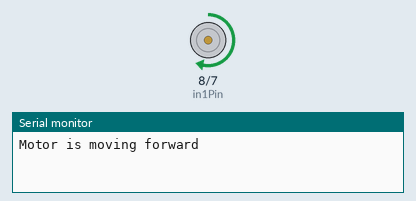
Bench run of a sketch on a simulated Arduino Uno, built with avr-gcc and run on an emulated ATmega328P. Parts: motor-driver pin pairs drawn as motors (green arrow = first pin HIGH = forward, orange = second pin HIGH = backward, longer = more drive, scaled by the enable pin), the last lines printed to the serial monitor.

Above: at 0.5 s.
At 1.5 s:
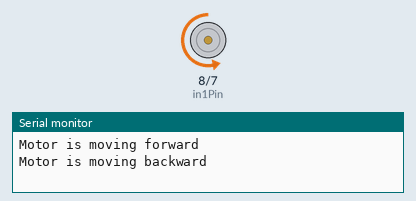
At 5.5 s:
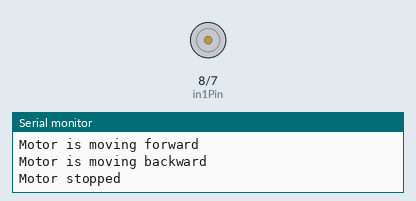
Timing chart, 0 to 6.9 s (numbered marks = the images above):
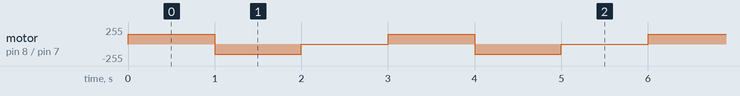

The sketch:

H-Bridge.ino
```cpp
const int enablePin = 9;
const int in1Pin = 8; // Motor IN1 pin
const int in2Pin = 7; // Motor IN2 pin

void setup()
{
    pinMode(enablePin, OUTPUT);
    pinMode(in1Pin, OUTPUT);
    pinMode(in2Pin, OUTPUT);

    Serial.begin(9600); // Initialize serial communication
}

void loop()
{
    int speed = 150;      // Motor speed (0-255)
    int delayTime = 1000; // Delay time in milliseconds

    // Move motor forward
    digitalWrite(in1Pin, HIGH);
    digitalWrite(in2Pin, LOW);
    analogWrite(enablePin, speed);
    Serial.println("Motor is moving forward");
    delay(delayTime);

    // Move motor backward
    digitalWrite(in1Pin, LOW);
    digitalWrite(in2Pin, HIGH);
    analogWrite(enablePin, speed);
    Serial.println("Motor is moving backward");
    delay(delayTime);

    // Stop motor
    analogWrite(enablePin, 0);
    Serial.println("Motor stopped");
    delay(delayTime);
}
```

Measured:
- by itself, motor on pin 8 (in1Pin) / pin 7 (in2Pin): repeats every 3.0 s: backward 150/255 1.0 s, stopped 1.0 s, forward 150/255 1.0 s
